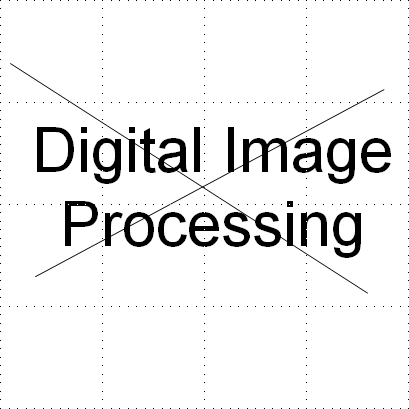
%> input picture proj5.gif, 409 x 409 px
$ octave p5_1.m   (GNU Octave 9; MATLAB toolbox functions it lacks are replaced by stand-ins)
%> lines starting %> are read from the running program, lines starting %| are printed output that depends on the picture
%median filtering the "proj5"
f1=imread('proj5.gif');
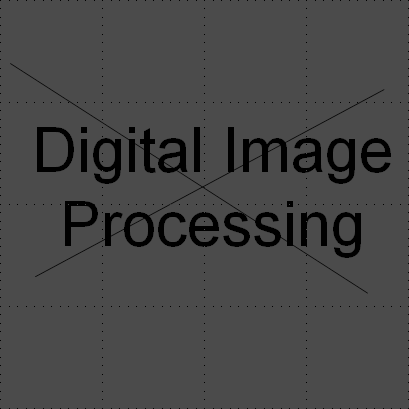
%> f1: size 409x409 uint8; min 0, max 75, mean 70.1
f2=imread('wheelpepper.gif');
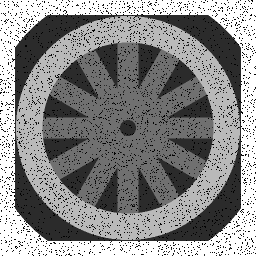
%> input picture wheelpepper.gif, 256 x 256 px
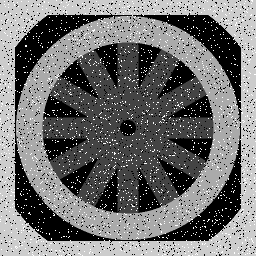
%> f2: size 256x256 uint8; min 0, max 15, mean 6.6; drawn with min black and max white
fnew_1=medfilt2(f1,[3 3]);
fnew_2=medfilt2(f2,[3 3]);
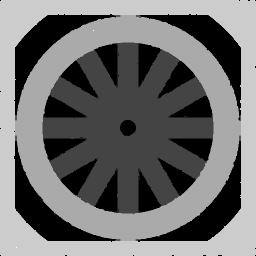
%> fnew_2: size 256x256 uint8; min 0, max 15, mean 6.52; drawn with min black and max white
imtool(f1,[]);
imtool(f2,[]);
imtool(fnew_1,[]);
imtool(fnew_2,[]);

%plot the histogram of "proj5"
[M,N]=size(f1);
%> M = 409; N = 409
Histogram=zeros(256,1);
for i=1:M
    for j=1:N
        temp=f1(i,j)+1;
        Histogram(temp)= Histogram(temp)+1;
    end
end
%> after the loop, Histogram = 256 values, max 154271 at index 76, min 0 at index 2, mean 653.4
figure(1);
bar(Histogram)
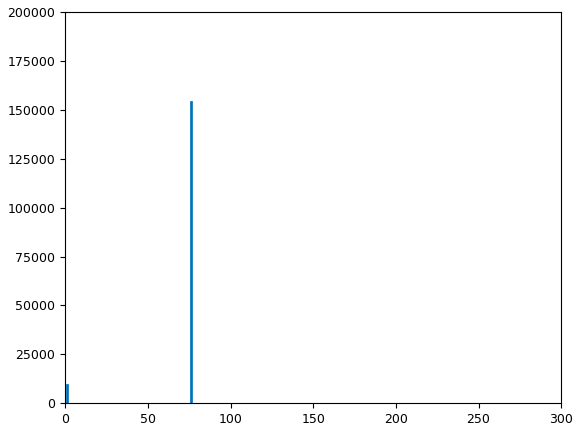
%> figure redrawn from the program's plot data; tallest bar 154271 high, from x = 75.6 to 76.4

[L,K]=size(f2);
%> L = 256; K = 256
Histogram1=zeros(256,1);
for i=1:L
    for j=1:K
        temp=f2(i,j)+1;
        Histogram1(temp)= Histogram1(temp)+1;
    end
end
%> after the loop, Histogram1 = 256 values, max 17253 at index 1, min 0 at index 14, mean 256
figure(2);
bar(Histogram1)
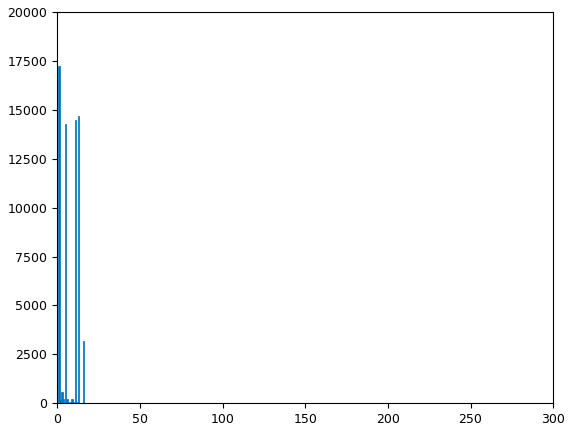
%> figure redrawn from the program's plot data; tallest bar 17253 high, from x = 0.6 to 1.4

[M,N]=size(fnew_1);
Histogram2=zeros(256,1);
for i=1:M
    for j=1:N
        temp=fnew_1(i,j)+1;
        Histogram2(temp)= Histogram2(temp)+1;
    end
end
%> after the loop, Histogram2 = 256 values, max 154697 at index 76, min 0 at index 2, mean 653.4
figure(3);
bar(Histogram2)
%> figure, not shown here; tallest bar 154697 high, from x = 75.6 to 76.4

[L,K]=size(fnew_2);
Histogram3=zeros(256,1);
for i=1:L
    for j=1:K
        temp=fnew_2(i,j)+1;
        Histogram3(temp)= Histogram3(temp)+1;
    end
end
%> after the loop, Histogram3 = 256 values, max 16284 at index 13, min 0 at index 14, mean 256
figure(4);
bar(Histogram3)
%> figure, not shown here; tallest bar 16284 high, from x = 12.6 to 13.4
